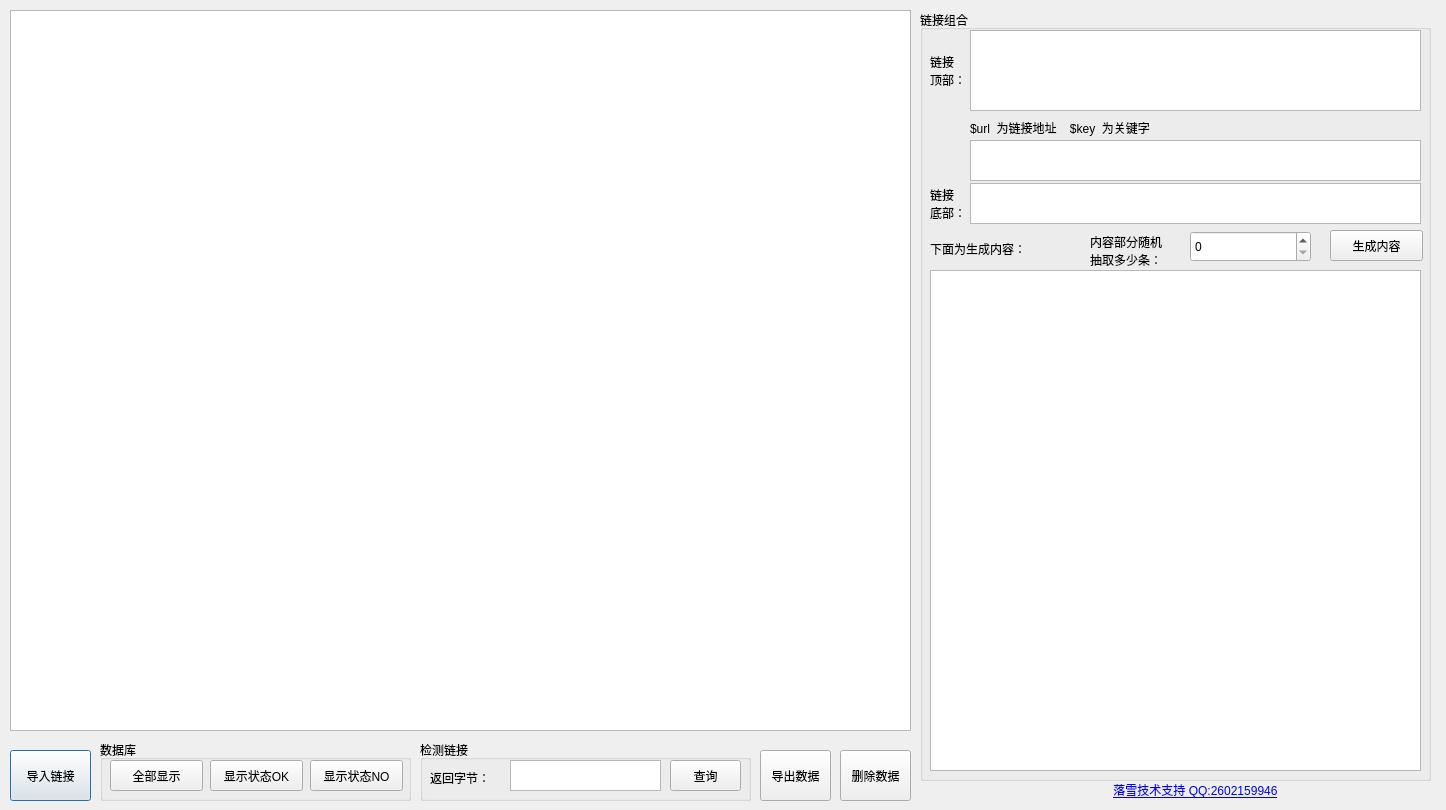
<?xml version="1.0" encoding="UTF-8"?>
<ui version="4.0">
 <class>Dialog</class>
 <widget class="QDialog" name="Dialog">
  <property name="geometry">
   <rect>
    <x>0</x>
    <y>0</y>
    <width>1446</width>
    <height>810</height>
   </rect>
  </property>
  <property name="windowTitle">
   <string>链接整理器v2.0 (灰帽SEO) 落雪技术支持   BLOG:http://2602159946.lofter.com/</string>
  </property>
  <widget class="QPushButton" name="pushButton1">
   <property name="geometry">
    <rect>
     <x>10</x>
     <y>750</y>
     <width>81</width>
     <height>51</height>
    </rect>
   </property>
   <property name="text">
    <string>导入链接</string>
   </property>
  </widget>
  <widget class="QTableView" name="SQLite_tableView">
   <property name="geometry">
    <rect>
     <x>10</x>
     <y>10</y>
     <width>901</width>
     <height>721</height>
    </rect>
   </property>
  </widget>
  <widget class="QGroupBox" name="groupBox">
   <property name="geometry">
    <rect>
     <x>100</x>
     <y>740</y>
     <width>311</width>
     <height>61</height>
    </rect>
   </property>
   <property name="title">
    <string>数据库</string>
   </property>
   <widget class="QPushButton" name="SQL_Button_1">
    <property name="geometry">
     <rect>
      <x>10</x>
      <y>20</y>
      <width>93</width>
      <height>31</height>
     </rect>
    </property>
    <property name="text">
     <string>全部显示</string>
    </property>
   </widget>
   <widget class="QPushButton" name="SQL_Button_2">
    <property name="geometry">
     <rect>
      <x>110</x>
      <y>20</y>
      <width>93</width>
      <height>31</height>
     </rect>
    </property>
    <property name="text">
     <string>显示状态OK</string>
    </property>
   </widget>
   <widget class="QPushButton" name="SQL_Button_3">
    <property name="geometry">
     <rect>
      <x>210</x>
      <y>20</y>
      <width>93</width>
      <height>31</height>
     </rect>
    </property>
    <property name="text">
     <string>显示状态NO</string>
    </property>
   </widget>
  </widget>
  <widget class="QGroupBox" name="groupBox_2">
   <property name="geometry">
    <rect>
     <x>420</x>
     <y>740</y>
     <width>331</width>
     <height>61</height>
    </rect>
   </property>
   <property name="title">
    <string>检测链接</string>
   </property>
   <widget class="QLabel" name="label">
    <property name="geometry">
     <rect>
      <x>10</x>
      <y>30</y>
      <width>71</width>
      <height>16</height>
     </rect>
    </property>
    <property name="text">
     <string>返回字节：</string>
    </property>
   </widget>
   <widget class="QTextEdit" name="re_textEdit">
    <property name="geometry">
     <rect>
      <x>90</x>
      <y>20</y>
      <width>151</width>
      <height>31</height>
     </rect>
    </property>
   </widget>
   <widget class="QPushButton" name="RE_Button">
    <property name="geometry">
     <rect>
      <x>250</x>
      <y>20</y>
      <width>71</width>
      <height>31</height>
     </rect>
    </property>
    <property name="text">
     <string>查询</string>
    </property>
   </widget>
  </widget>
  <widget class="QPushButton" name="pushButton2">
   <property name="geometry">
    <rect>
     <x>760</x>
     <y>750</y>
     <width>71</width>
     <height>51</height>
    </rect>
   </property>
   <property name="text">
    <string>导出数据</string>
   </property>
  </widget>
  <widget class="QPushButton" name="pushButton3">
   <property name="geometry">
    <rect>
     <x>840</x>
     <y>750</y>
     <width>71</width>
     <height>51</height>
    </rect>
   </property>
   <property name="text">
    <string>删除数据</string>
   </property>
  </widget>
  <widget class="QGroupBox" name="groupBox_3">
   <property name="geometry">
    <rect>
     <x>920</x>
     <y>10</y>
     <width>511</width>
     <height>771</height>
    </rect>
   </property>
   <property name="title">
    <string>链接组合</string>
   </property>
   <widget class="QLabel" name="label_2">
    <property name="geometry">
     <rect>
      <x>10</x>
      <y>30</y>
      <width>41</width>
      <height>61</height>
     </rect>
    </property>
    <property name="text">
     <string>链接
顶部：</string>
    </property>
   </widget>
   <widget class="QLabel" name="label_3">
    <property name="geometry">
     <rect>
      <x>10</x>
      <y>173</y>
      <width>41</width>
      <height>41</height>
     </rect>
    </property>
    <property name="text">
     <string>链接
底部：</string>
    </property>
   </widget>
   <widget class="QLabel" name="label_4">
    <property name="geometry">
     <rect>
      <x>170</x>
      <y>220</y>
      <width>101</width>
      <height>41</height>
     </rect>
    </property>
    <property name="text">
     <string>内容部分随机
抽取多少条：</string>
    </property>
   </widget>
   <widget class="QTextEdit" name="textEdit">
    <property name="geometry">
     <rect>
      <x>50</x>
      <y>20</y>
      <width>451</width>
      <height>81</height>
     </rect>
    </property>
    <property name="html">
     <string>&lt;!DOCTYPE HTML PUBLIC &quot;-//W3C//DTD HTML 4.0//EN&quot; &quot;http://www.w3.org/TR/REC-html40/strict.dtd&quot;&gt;
&lt;html&gt;&lt;head&gt;&lt;meta name=&quot;qrichtext&quot; content=&quot;1&quot; /&gt;&lt;style type=&quot;text/css&quot;&gt;
p, li { white-space: pre-wrap; }
&lt;/style&gt;&lt;/head&gt;&lt;body style=&quot; font-family:'SimSun'; font-size:9pt; font-weight:400; font-style:normal;&quot;&gt;
&lt;p style=&quot; margin-top:12px; margin-bottom:12px; margin-left:0px; margin-right:0px; -qt-block-indent:0; text-indent:0px;&quot;&gt;&lt;br /&gt;&lt;/p&gt;&lt;/body&gt;&lt;/html&gt;</string>
    </property>
   </widget>
   <widget class="QTextEdit" name="textEdit_2">
    <property name="geometry">
     <rect>
      <x>50</x>
      <y>173</y>
      <width>451</width>
      <height>41</height>
     </rect>
    </property>
   </widget>
   <widget class="QSpinBox" name="spinBox">
    <property name="geometry">
     <rect>
      <x>270</x>
      <y>221</y>
      <width>121</width>
      <height>31</height>
     </rect>
    </property>
   </widget>
   <widget class="QLabel" name="label_5">
    <property name="geometry">
     <rect>
      <x>10</x>
      <y>223</y>
      <width>141</width>
      <height>31</height>
     </rect>
    </property>
    <property name="text">
     <string>下面为生成内容：</string>
    </property>
   </widget>
   <widget class="QPushButton" name="pushButton">
    <property name="geometry">
     <rect>
      <x>410</x>
      <y>220</y>
      <width>93</width>
      <height>31</height>
     </rect>
    </property>
    <property name="text">
     <string>生成内容</string>
    </property>
   </widget>
   <widget class="QTextEdit" name="textEdit_3">
    <property name="geometry">
     <rect>
      <x>10</x>
      <y>260</y>
      <width>491</width>
      <height>501</height>
     </rect>
    </property>
   </widget>
   <widget class="QLabel" name="label_7">
    <property name="geometry">
     <rect>
      <x>50</x>
      <y>110</y>
      <width>441</width>
      <height>16</height>
     </rect>
    </property>
    <property name="text">
     <string>$url  为链接地址    $key  为关键字</string>
    </property>
   </widget>
   <widget class="QTextEdit" name="textEdit_4">
    <property name="geometry">
     <rect>
      <x>50</x>
      <y>130</y>
      <width>451</width>
      <height>41</height>
     </rect>
    </property>
   </widget>
  </widget>
  <widget class="QLabel" name="label_6">
   <property name="geometry">
    <rect>
     <x>1030</x>
     <y>780</y>
     <width>331</width>
     <height>21</height>
    </rect>
   </property>
   <property name="text">
    <string>&lt;html&gt;&lt;head/&gt;&lt;body&gt;&lt;p align=&quot;center&quot;&gt;&lt;a href=&quot;http://2602159946.lofter.com/&quot;&gt;&lt;span style=&quot; text-decoration: underline; color:#0000ff;&quot;&gt;落雪技术支持 QQ:2602159946&lt;/span&gt;&lt;/a&gt;&lt;/p&gt;&lt;/body&gt;&lt;/html&gt;</string>
   </property>
  </widget>
 </widget>
 <resources/>
 <connections/>
</ui>
